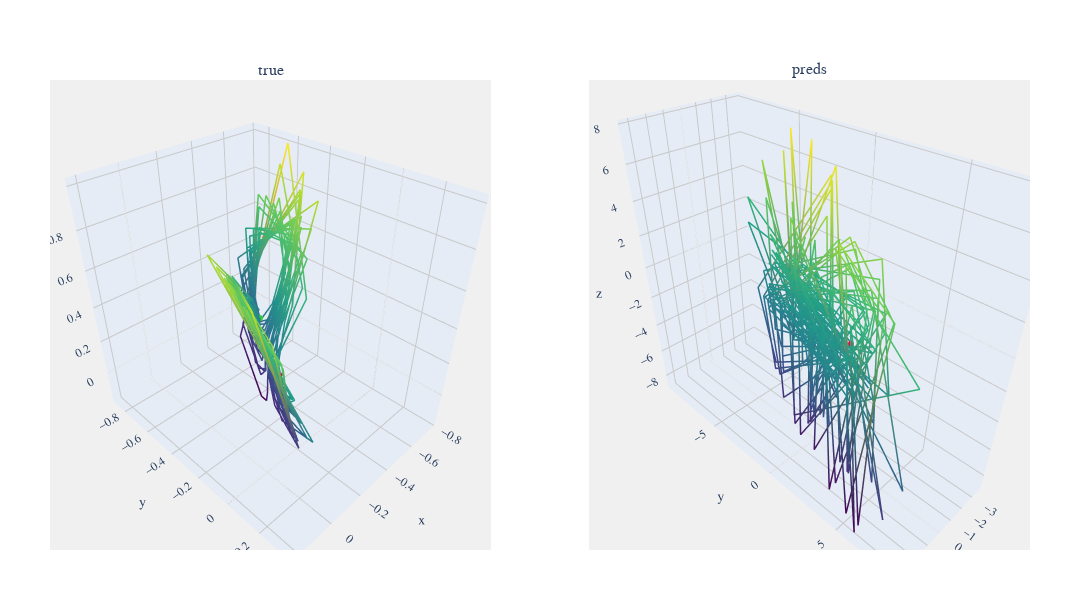

The notebook cell saved with this chart:
### Markdown cell above
## Other Parameters

### Code cell
select = 104
print(f"Parameters {select} {data[select]['parameters']}, RMSE = {data[select]['metrics']['RMSE']}")
viz.compare_plot(datasets=[data[select]['true_value'], data[select]['predictions']], titles=["true","preds"])

### Figure 1 — Plotly figure (JSON) as saved in the notebook; plotly's stock layout.template omitted (floating-point values rounded to 4 significant figures; data arrays with more than 128 entries replaced by an {"elided": "..."} marker saying what was removed)
{"data": [{"hoverinfo": "x+y+z", "line": {"color": {"elided": "250 float values"}, "colorscale": [[0, "#440154"], [0.1111, "#482878"], [0.2222, "#3e4989"], [0.3333, "#31688e"], [0.4444, "#26828e"], [0.5556, "#1f9e89"], [0.6667, "#35b779"], [0.7778, "#6ece58"], [0.8889, "#b5de2b"], [1, "#fde725"]], "width": 3}, "mode": "lines", "name": "Dataset 1", "scene": "scene", "type": "scatter3d", "x": {"elided": "250 float values"}, "y": {"elided": "250 float values"}, "z": {"elided": "250 float values"}}, {"hoverinfo": "none", "marker": {"color": "limegreen", "size": 2}, "mode": "markers", "name": "Start", "scene": "scene", "showlegend": false, "type": "scatter3d", "x": [-0.3454], "y": [-0.3976], "z": [0.3008]}, {"hoverinfo": "none", "marker": {"color": "crimson", "size": 2}, "mode": "markers", "name": "End", "scene": "scene", "showlegend": false, "type": "scatter3d", "x": [0.02511], "y": [0.09246], "z": [0.4697]}, {"hoverinfo": "x+y+z", "line": {"color": {"elided": "250 float values"}, "colorscale": [[0, "#440154"], [0.1111, "#482878"], [0.2222, "#3e4989"], [0.3333, "#31688e"], [0.4444, "#26828e"], [0.5556, "#1f9e89"], [0.6667, "#35b779"], [0.7778, "#6ece58"], [0.8889, "#b5de2b"], [1, "#fde725"]], "width": 3}, "mode": "lines", "name": "Dataset 2", "scene": "scene2", "type": "scatter3d", "x": {"elided": "250 float values"}, "y": {"elided": "250 float values"}, "z": {"elided": "250 float values"}}, {"hoverinfo": "none", "marker": {"color": "limegreen", "size": 2}, "mode": "markers", "name": "Start", "scene": "scene2", "showlegend": false, "type": "scatter3d", "x": [-0.3361], "y": [-0.4528], "z": [0.2906]}, {"hoverinfo": "none", "marker": {"color": "crimson", "size": 2}, "mode": "markers", "name": "End", "scene": "scene2", "showlegend": false, "type": "scatter3d", "x": [0.262], "y": [2.603], "z": [-0.2634]}], "layout": {"annotations": [{"font": {"size": 16}, "showarrow": false, "text": "true", "x": 0.225, "xanchor": "center", "xref": "paper", "y": 1, "yanchor": "bottom", "yref": "paper"}, {"font": {"size": 16}, "showarrow": false, "text": "preds", "x": 0.775, "xanchor": "center", "xref": "paper", "y": 1, "yanchor": "bottom", "yref": "paper"}], "font": {"family": "Arial", "size": 12}, "height": 600, "margin": {"b": 50, "l": 50, "r": 50, "t": 80}, "paper_bgcolor": "white", "plot_bgcolor": "rgb(240, 240, 240)", "scene": {"aspectmode": "data", "bgcolor": "rgb(240, 240, 240)", "domain": {"x": [0, 0.45], "y": [0, 1]}, "xaxis": {"gridcolor": "rgb(200, 200, 200)", "showbackground": true}, "yaxis": {"gridcolor": "rgb(200, 200, 200)", "showbackground": true}, "zaxis": {"gridcolor": "rgb(200, 200, 200)", "showbackground": true}}, "scene2": {"aspectmode": "data", "bgcolor": "rgb(240, 240, 240)", "domain": {"x": [0.55, 1], "y": [0, 1]}, "xaxis": {"gridcolor": "rgb(200, 200, 200)", "showbackground": true}, "yaxis": {"gridcolor": "rgb(200, 200, 200)", "showbackground": true}, "zaxis": {"gridcolor": "rgb(200, 200, 200)", "showbackground": true}}, "showlegend": false, "width": 1080}}
